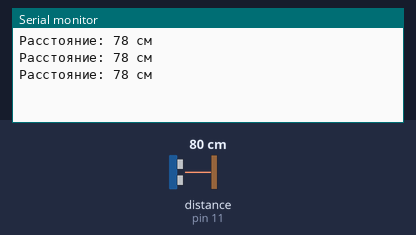
Bench run of a sketch on a simulated Arduino Uno, built with avr-gcc and run on an emulated ATmega328P. Parts: the last lines printed to the serial monitor. Wiring (inferred from the names in the program): ultrasonic range finder: trigger pin 12; echo pin 11. The inputs (shaded band) are chosen by the test bench; at power-on: distance to the obstacle (sensor on pin 11) 80 cm. The echo pulse lasts 58.3 µs per cm.

Above: at 1.3 s.
1.4 s: distance to the obstacle (sensor on pin 11) set to 2 cm
At 1.9 s:
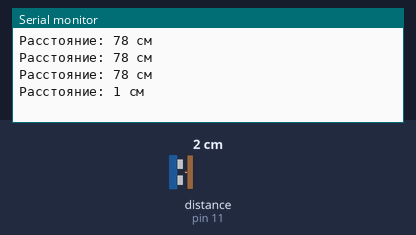
2.9 s: distance to the obstacle (sensor on pin 11) set to 4 cm
At 3.4 s:
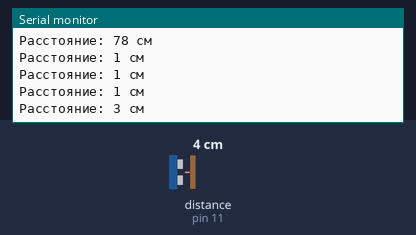
Timing chart, 0 to 5.9 s (numbered marks = the images above; inputs shaded):
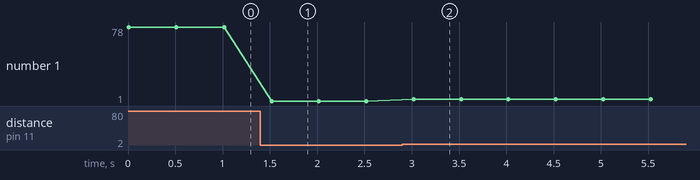

The sketch:

main.ino
```cpp
#define trig 12
#define echo 11
#define inf 0

void setup() {
  Serial.begin(9600);
  pinMode(trig, OUTPUT);
  pinMode(echo, INPUT);
}
void loop() {
  long duration, distance;
  digitalWrite(trig, LOW);
  delayMicroseconds(2);
  digitalWrite(trig, HIGH);
  delayMicroseconds(10);
  digitalWrite(trig, LOW);
  duration = pulseIn(echo, HIGH);
  distance = duration * 0.034 / 2;
  if (distance >= 400 || distance <= 0) {
    distance = inf;
  }
  Serial.print("Расстояние: ");
  Serial.print(distance);
  Serial.println(" см");
  delay(500);
}
```

Measured:
- after the input at 1.4 s, the serial monitor: prints a new line after 0.12 s (image 1)
- after the input at 2.9 s, the serial monitor: prints a new line after 0.12 s (image 2)
- plotted number 1: 78 → 1 after the input at 1.4 s, 1 → 3 after the input at 2.9 s
